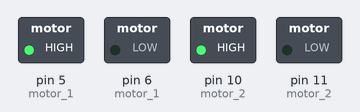
Bench run of a sketch on a simulated Arduino Uno, built with avr-gcc and run on an emulated ATmega328P. Shown: switched loads named in the sketch (green lamp = pin HIGH).

Above: at 0.1 s.
Timing chart, 0 to 1.6 s (numbered marks = the images above):
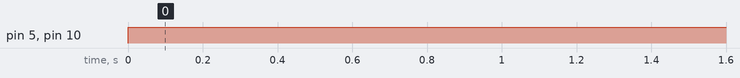

The sketch:

seguidor.ino
```cpp
/**
   Robô seguidor de linha
   @author Professor José de Assis
*/

void setup() {
  pinMode(5, OUTPUT); //motor 1
  pinMode(6, OUTPUT); //motor 1
  pinMode(10, OUTPUT); //motor 2
  pinMode(11, OUTPUT); //motor 2
}

void loop() {
  frente();
}

void frente() {
  digitalWrite(5, HIGH); //motor 1
  digitalWrite(6, LOW); //motor 1
  digitalWrite(10, HIGH); //motor 2
  digitalWrite(11, LOW); //motor 2
}
```

Measured:
- by itself, pin 5 (motor_1), pin 10 (motor_2): LOW → HIGH at 0.00 s
